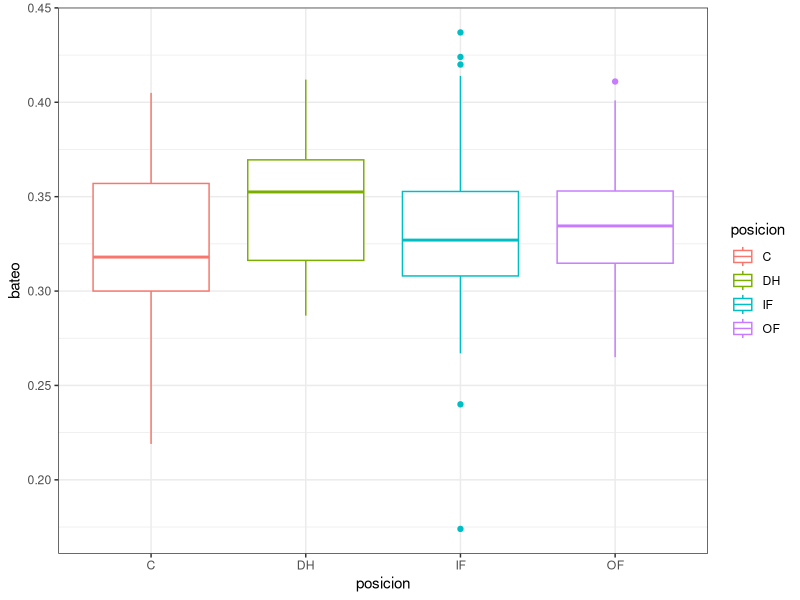
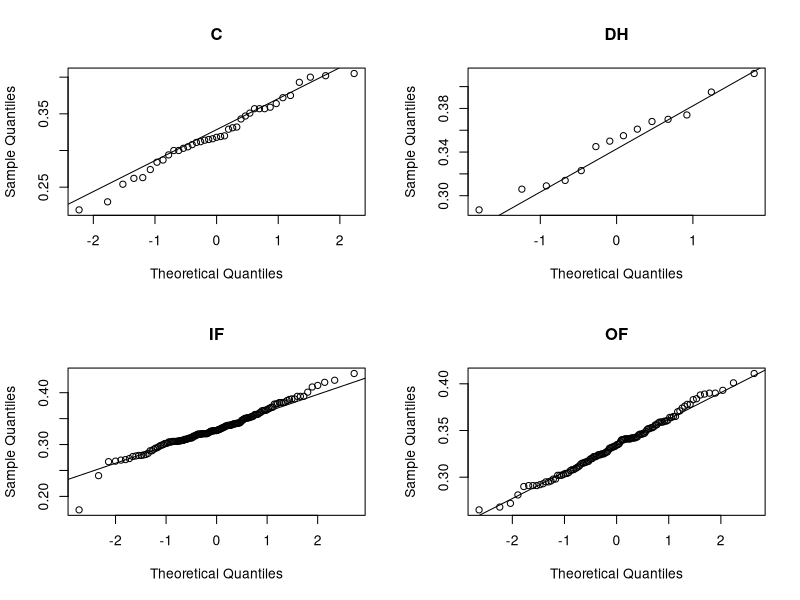
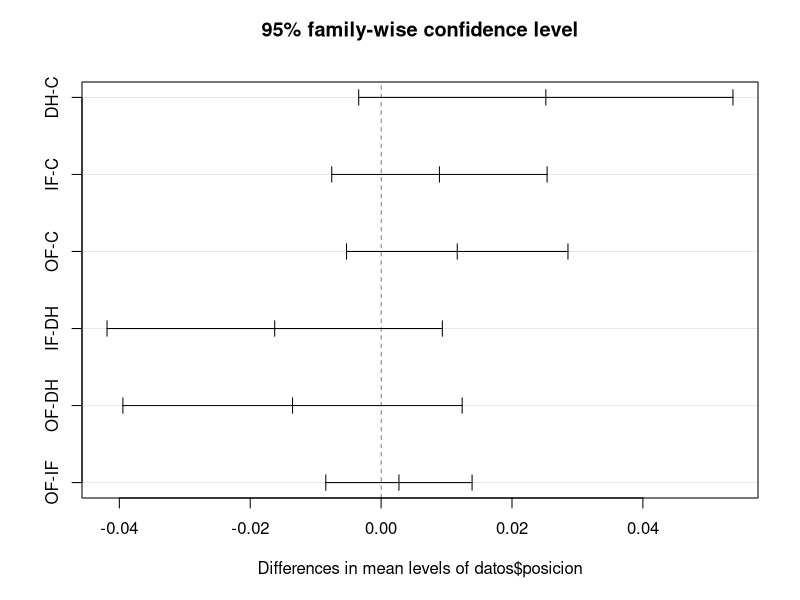

Reproduce these figures in R, in order.
# ANOVA

library(ggplot2)

# Supóngase que se un estudio quiere comprobar si existe una diferencia significativa entre el % de bateos 
# exitosos de los jugadores de béisbol dependiendo de la posición en la que juegan. En caso de que exista diferencia 
# se quiere saber qué posiciones difieren del resto. La siguiente tabla contiene una muestra de jugadores seleccionados aleatoriamente.

posicion <- c("OF", "IF", "IF", "OF", "IF", "IF", "OF", "OF", "IF", "IF", "OF", "OF", "IF", "OF", "IF", "IF", "IF", "OF", "IF", "OF", "IF", "OF", "IF", "OF", "IF", "DH", "IF", "IF", "IF", "OF", "IF", "IF", "IF", "IF", "OF", "IF", "OF", "IF", "IF", "IF", "IF", "OF", "OF", "IF", "OF", "OF", "IF", "IF", "OF", "OF", "IF", "OF", "OF", "OF", "IF", "DH", "OF", "OF", "OF", "IF", "IF", "IF", "IF", "OF", "IF", "IF", "OF", "IF", "IF", "IF", "OF", "IF", "IF", "OF", "IF", "IF", "IF", "IF", "IF", "IF", "OF", "DH", "OF", "OF", "IF", "IF", "IF", "OF", "IF", "OF", "IF", "IF", "IF", "IF", "OF", "OF", "OF", "DH", "OF", "IF", "IF", "OF", "OF", "C", "IF", "OF", "OF", "IF", "OF", "IF", "IF", "IF", "OF", "C", "OF", "IF", "C", "OF", "IF", "DH", "C", "OF", "OF", "IF", "C", "IF", "IF", "IF", "IF", "IF", "IF", "OF", "C", "IF", "OF", "OF", "IF", "OF", "IF", "OF", "DH", "C", "IF", "OF", "IF", "IF", "OF", "IF", "OF", "IF", "C", "IF", "IF", "OF", "IF", "IF", "IF", "OF", "OF", "OF", "IF", "IF", "C", "IF", "C", "C", "OF", "OF", "OF", "IF", "OF", "IF", "C", "DH", "DH", "C", "OF", "IF", "OF", "IF", "IF", "IF", "C", "IF", "OF", "DH", "IF", "IF", "IF", "OF", "OF", "C", "OF", "OF", "IF", "IF", "OF", "OF", "OF", "OF", "OF", "OF", "IF", "IF", "DH", "OF", "IF", "IF", "OF", "IF", "IF", "IF", "IF", "OF", "IF", "C", "IF", "IF", "C", "IF", "OF", "IF", "DH", "C", "OF", "C", "IF", "IF", "OF", "C", "IF", "IF", "IF", "C", "C", "C", "OF", "OF", "IF", "IF", "IF", "IF", "OF", "OF", "C", "IF", "IF", "OF", "C", "OF", "OF", "OF", "OF", "OF", "OF", "OF", "OF", "OF", "OF", "OF", "C", "IF", "DH", "IF", "C", "DH", "C", "IF", "C", "OF", "C", "C", "IF", "OF", "IF", "IF", "IF", "IF", "IF", "IF", "IF", "IF", "OF", "OF", "OF", "IF", "OF", "OF", "IF", "IF", "IF", "OF", "C", "IF", "IF", "IF", "IF", "OF", "OF", "IF", "OF", "IF", "OF", "OF", "OF", "IF", "OF", "OF", "IF", "OF", "IF", "C", "IF", "IF", "C", "DH", "OF", "IF", "C", "C", "IF", "C", "IF", "OF", "C", "C", "OF")
bateo <- c(0.359, 0.34, 0.33, 0.341, 0.366, 0.333, 0.37, 0.331, 0.381, 0.332, 0.365, 0.345, 0.313, 0.325, 0.327, 0.337, 0.336, 0.291, 0.34, 0.31, 0.365, 0.356, 0.35, 0.39, 0.388, 0.345, 0.27, 0.306, 0.393, 0.331, 0.365, 0.369, 0.342, 0.329, 0.376, 0.414, 0.327, 0.354, 0.321, 0.37, 0.313, 0.341, 0.325, 0.312, 0.346, 0.34, 0.401, 0.372, 0.352, 0.354, 0.341, 0.365, 0.333, 0.378, 0.385, 0.287, 0.303, 0.334, 0.359, 0.352, 0.321, 0.323, 0.302, 0.349, 0.32, 0.356, 0.34, 0.393, 0.288, 0.339, 0.388, 0.283, 0.311, 0.401, 0.353, 0.42, 0.393, 0.347, 0.424, 0.378, 0.346, 0.355, 0.322, 0.341, 0.306, 0.329, 0.271, 0.32, 0.308, 0.322, 0.388, 0.351, 0.341, 0.31, 0.393, 0.411, 0.323, 0.37, 0.364, 0.321, 0.351, 0.329, 0.327, 0.402, 0.32, 0.353, 0.319, 0.319, 0.343, 0.288, 0.32, 0.338, 0.322, 0.303, 0.356, 0.303, 0.351, 0.325, 0.325, 0.361, 0.375, 0.341, 0.383, 0.328, 0.3, 0.277, 0.359, 0.358, 0.381, 0.324, 0.293, 0.324, 0.329, 0.294, 0.32, 0.361, 0.347, 0.317, 0.316, 0.342, 0.368, 0.319, 0.317, 0.302, 0.321, 0.336, 0.347, 0.279, 0.309, 0.358, 0.318, 0.342, 0.299, 0.332, 0.349, 0.387, 0.335, 0.358, 0.312, 0.307, 0.28, 0.344, 0.314, 0.24, 0.331, 0.357, 0.346, 0.351, 0.293, 0.308, 0.374, 0.362, 0.294, 0.314, 0.374, 0.315, 0.324, 0.382, 0.353, 0.305, 0.338, 0.366, 0.357, 0.326, 0.332, 0.323, 0.306, 0.31, 0.31, 0.333, 0.34, 0.4, 0.389, 0.308, 0.411, 0.278, 0.326, 0.335, 0.316, 0.371, 0.314, 0.384, 0.379, 0.32, 0.395, 0.347, 0.307, 0.326, 0.316, 0.341, 0.308, 0.327, 0.337, 0.36, 0.32, 0.372, 0.306, 0.305, 0.347, 0.281, 0.281, 0.296, 0.306, 0.343, 0.378, 0.393, 0.337, 0.327, 0.336, 0.32, 0.381, 0.306, 0.358, 0.311, 0.284, 0.364, 0.315, 0.342, 0.367, 0.307, 0.351, 0.372, 0.304, 0.296, 0.332, 0.312, 0.437, 0.295, 0.316, 0.298, 0.302, 0.342, 0.364, 0.304, 0.295, 0.305, 0.359, 0.335, 0.338, 0.341, 0.3, 0.378, 0.412, 0.273, 0.308, 0.309, 0.263, 0.291, 0.359, 0.352, 0.262, 0.274, 0.334, 0.343, 0.267, 0.321, 0.3, 0.327, 0.313, 0.316, 0.337, 0.268, 0.342, 0.292, 0.39, 0.332, 0.315, 0.298, 0.298, 0.331, 0.361, 0.272, 0.287, 0.34, 0.317, 0.327, 0.354, 0.317, 0.311, 0.174, 0.302, 0.302, 0.291, 0.29, 0.268, 0.352, 0.341, 0.265, 0.307, 0.36, 0.305, 0.254, 0.279, 0.321, 0.305, 0.35, 0.308, 0.326, 0.219, 0.23, 0.322, 0.405, 0.321, 0.291, 0.312, 0.357, 0.324)

datos <- data.frame(posicion = posicion, bateo = bateo)

View(datos)

table(datos$posicion)


# Media y varianza

aggregate(bateo ~ posicion, data = datos, FUN = mean)
aggregate(bateo ~ posicion, data = datos, FUN = sd)

# Boxplot

ggplot(data = datos, aes(x = posicion, y = bateo, color = posicion)) +
  geom_boxplot() +
  theme_bw()

# El ancho de las cajas es parecido, podemos aceptar que no hay diferencias entre varianzas. Para estar más seguros podríamos
# realizar un test para la varianza


### Verificar condiciones ANOVA ###

# 1. Independencia

# El tamaño total de la muestra es < 10% de la población de todos los bateadores de la liga. Los grupos (variable categórica) 
#son independientes entre ellos ya que se ha hecho un muestreo aleatorio de jugadores de toda la liga

# 2. Normalidad de los datos

par(mfrow = c(2,2))
qqnorm(datos[datos$posicion == "C","bateo"], main = "C")
qqline(datos[datos$posicion == "C","bateo"])
qqnorm(datos[datos$posicion == "DH","bateo"], main = "DH")
qqline(datos[datos$posicion == "DH","bateo"])
qqnorm(datos[datos$posicion == "IF","bateo"], main = "IF")
qqline(datos[datos$posicion == "IF","bateo"])
qqnorm(datos[datos$posicion == "OF","bateo"], main = "OF")
qqline(datos[datos$posicion == "OF","bateo"])

# Para todos los factores se sigue una distribución normal.

# Si se quisiera realizar un test, dado que los grupos tienen mas de 50 eventos se emplea el test de Kolmogorov-Smirnov 
# con la corrección de Lilliefors. La función en R se llama lillie.test() y se encuentra en el paquete nortest. 
# Si fuesen menos de 50 eventos por grupo se emplearía el test Shapiro-Wilk.

# 3. Homocedasticidad (varianza constante entre grupos)

var.test(datos$bateo[posicion=='C'], datos$bateo[posicion=='DH'])
var.test(datos$bateo[posicion=='C'], datos$bateo[posicion=='IF'])
var.test(datos$bateo[posicion=='C'], datos$bateo[posicion=='OF'])
var.test(datos$bateo[posicion=='DH'], datos$bateo[posicion=='IF'])
var.test(datos$bateo[posicion=='DH'], datos$bateo[posicion=='OF'])
var.test(datos$bateo[posicion=='IF'], datos$bateo[posicion=='OF'])


# Dado que hay un grupo (IF) que se encuentra en el límite para aceptar que se distribuye de forma normal, 
# el test de Fisher y el de Bartlett no son recomendables. En su lugar es mejor emplea un test basado en la 
# mediana test de Levene o test de Fligner-Killeen.

fligner.test(bateo ~ posicion,datos)


# Por tanto, todas las condiciones se cumplen.

### ANOVA ###

anova <- aov(datos$bateo ~ datos$posicion)
summary(anova)

# Dado que el p-value es superior a 0.05 no hay evidencias suficientes para considerar que al menos dos medias son distintas.


### Comparación dos a dos ###

# Nos preguntamos que hubiera pasado si hubiera sido significativo el ANOVA. ¿Cómo puedo saber entre qué 
# grupos hay diferencias significativas?

pairwise.t.test(x = datos$bateo, g = datos$posicion, p.adjust.method = "holm",
                pool.sd = TRUE, paired = FALSE, alternative = "two.sided")

TukeyHSD(anova)

par(mfrow = c(1,1))
plot(TukeyHSD(anova))

# Con los intervalos Tukey podemos ver de manera rápida qué variables dos a dos son diferentes significativamente respecto
# la media. Para ello, hay que observar si los intervalos no contienen el 0.
# En este caso, todos los intervalos contienen el 0, por tanto, como hemos comprobado anteriormente, ningun par es
# diferente significativamente.

